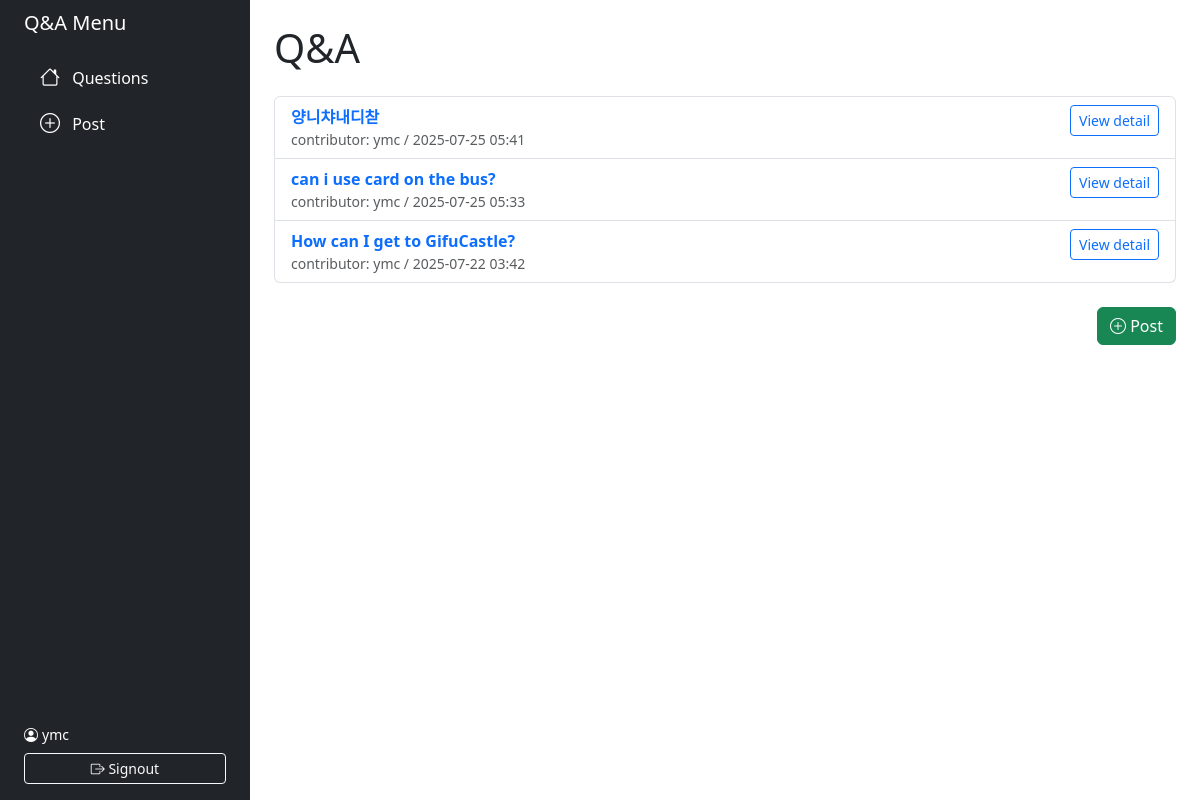
The app's page / (signed in) with its own data.
### myapp/models.py (models this page shows, shortened)
class Question(models.Model):
    title = models.CharField(max_length=200)
    content = models.TextField()
    author = models.ForeignKey(User, on_delete=models.CASCADE)
    created_at = models.DateTimeField(auto_now_add=True)
    updated_at = models.DateTimeField(auto_now=True)

### myapp/views.py (the view)
# urls.py: path('', views.QuestionListView.as_view(), name='question_list'),  # トップページ
class QuestionListView(ListView):
    model = Question
    template_name = 'myapp/question_list.html'
    context_object_name = 'questions'
    ordering = ['-created_at']

### myapp/templates/myapp/question_list.html
{% extends "base.html" %}
{% block content %}
<h1 class="mb-4">Q&A</h1>
<ul class="list-group mb-4">
  {% for q in questions %}
  <li class="list-group-item d-flex justify-content-between align-items-start">
    <div>
      <a href="{% url 'myapp:question_detail' q.pk %}" class="fw-bold text-decoration-none">
        {{ q.title }}
      </a>
      <div class="small text-muted">
        contributor: {{ q.author.username }} / {{ q.created_at|date:"Y-m-d H:i" }}
      </div>
    </div>
    <a href="{% url 'myapp:question_detail' q.pk %}" class="btn btn-sm btn-outline-primary">
      View detail
    </a>
  </li>
  {% empty %}
  <li class="list-group-item text-center text-muted">No Questions yet.</li>
  {% endfor %}
</ul>
<div class="text-end">
  <a href="{% url 'myapp:question_create' %}" class="btn btn-success">
    <i class="bi bi-plus-circle"></i> Post
  </a>
</div>
{% endblock %}

### myapp/templates/base.html (shortened to what this page needs)
<!DOCTYPE html>
<html lang="ja">
<head>
  <link href="https://cdn.jsdelivr.net/npm/bootstrap@5.3.0/dist/css/bootstrap.min.css" rel="stylesheet">
  <link href="https://cdn.jsdelivr.net/npm/bootstrap-icons@1.10.5/font/bootstrap-icons.css" rel="stylesheet">
</head>
<body>
  <div class="container-fluid">
    <div class="row flex-nowrap">
      <div class="col-auto col-md-3 col-xl-2 px-sm-2 px-0 bg-dark position-fixed" style="height: 100vh; width: 250px;">
        <div class="d-flex flex-column h-100 px-3 pt-2 text-white">
          <a href="{% url 'myapp:question_list' %}"
            class="d-flex align-items-center pb-3 mb-md-0 me-md-auto text-white text-decoration-none">
            <span class="fs-5 d-none d-sm-inline">Q&A Menu</span>
          </a>
          <ul class="nav nav-pills flex-column mb-auto">
            <li class="nav-item">
              <a href="{% url 'myapp:question_list' %}" class="nav-link text-white">
                <i class="bi bi-house fs-5 me-2"></i> Questions
              </a>
            </li>
            <li>
              <a href="{% url 'myapp:question_create' %}" class="nav-link text-white">
                <i class="bi bi-plus-circle fs-5 me-2"></i> Post
              </a>
            </li>
          </ul>
          <div class="mt-auto pb-3">
            {% if user.is_authenticated %}
            <div class="mb-2 text-white small">
              <i class="bi bi-person-circle me-1"></i>{{ user.username }}
            </div>
            <form method="post" action="{% url 'logout' %}">
              <button type="submit" class="btn btn-outline-light btn-sm w-100">
                <i class="bi bi-box-arrow-right"></i> Signout
              </button>
            </form>
            {% else %}
            <a href="{% url 'login' %}" class="btn btn-outline-light btn-sm w-100 mb-2">Signin</a>
            <a href="{% url 'signup' %}" class="btn btn-success btn-sm w-100">Signup</a>
            {% endif %}
          </div>
        </div>
      </div>
      <div class="col py-4" style="margin-left: 250px;">
        <div class="container">
          {% block content %}{% endblock %}
        </div>
      </div>
    </div>
  </div>
</body>
</html>

### records on screen
Question: title "양니챠내디찯", author.username "ymc", created_at "2025-07-25 05:41"
Question: title "can i use card on the bus?", author.username "ymc", created_at "2025-07-25 05:33"
Question: title "How can I get to GifuCastle?", author.username "ymc", created_at "2025-07-22 03:42"

### other values on screen
{{ user.username }} "ymc"
